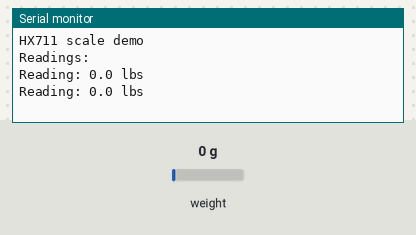
This sketch was run on a simulated Arduino Uno, built with avr-gcc and run on an emulated ATmega328P. On the bench: the last lines printed to the serial monitor. The test bench sets the inputs (shaded band); at power-on: weight on the scale 0 g.

Above: at 2.2 s.
2.3 s: weight on the scale set to 100 g
At 3.6 s:
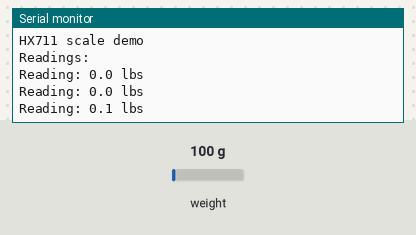
3.8 s: weight on the scale set to 1250 g
At 5.2 s:
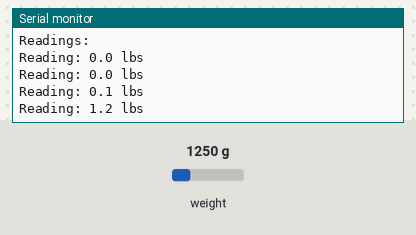
Timing chart, 0 to 6.8 s (numbered marks = the images above; inputs shaded):
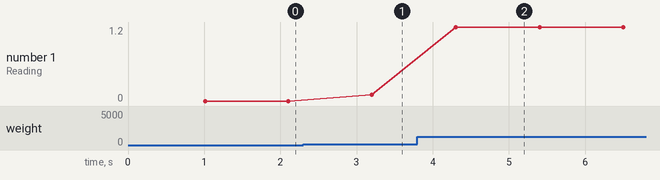

The sketch:

load_cell_final_project_file.ino
```cpp
#include <HX711.h>

HX711 scale;
float calibration_factor =-7050.0;
#define DOUT  3   //constant value
#define CLK  2    //constant value


void setup() {
  Serial.begin(9600);
  Serial.println("HX711 scale demo");

  scale.begin(DOUT, CLK);
  scale.set_scale(calibration_factor);
  scale.tare();
  Serial.println("Readings:");
}

void loop() {
  Serial.print("Reading: ");
  Serial.print(scale.get_units(), 1); //scale.get_units() returns a float
  Serial.print(" lbs"); //You can change this to kg but you'll need to refactor the calibration_factor
  Serial.println();
  delay(1000);
}
```

Measured:
- after the input at 2.3 s, the serial monitor: prints a new line after 0.90 s (image 1)
- after the input at 3.8 s, the serial monitor: prints a new line after 0.50 s (image 2)
- plotted number 1: 0 → 0.1 after the input at 2.3 s, 0.1 → 1.2 after the input at 3.8 s
